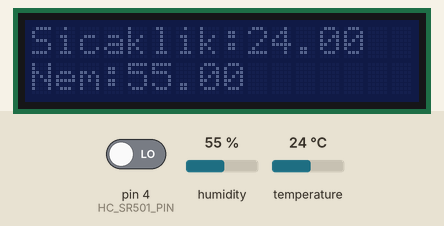
Bench run of a sketch on a simulated Arduino Uno, built with avr-gcc and run on an emulated ATmega328P. Parts: 16×2 character LCD. Inputs (shaded band) come from the test bench; at power-on: pin 4 (HC_SR501_PIN) LOW, humidity 55 %, temperature 24 °C.

Above: at 1.2 s.
1.3 s: pin 4 (HC_SR501_PIN) driven HIGH
At 6.0 s:
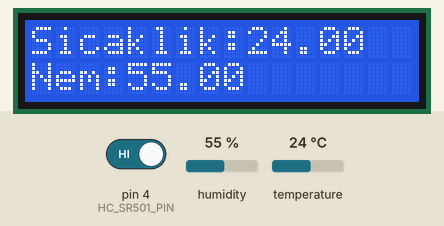
11.7 s: humidity set to 22 %
At 16.2 s:
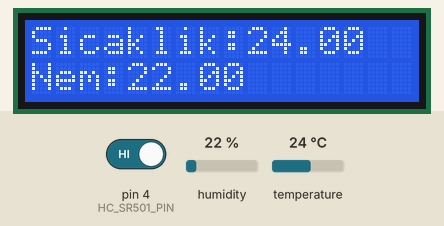
21.7 s: temperature set to 12 °C
At 26.3 s:
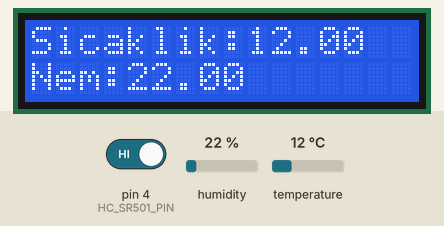
31.8 s: pin 4 (HC_SR501_PIN) driven LOW
At 36.5 s:
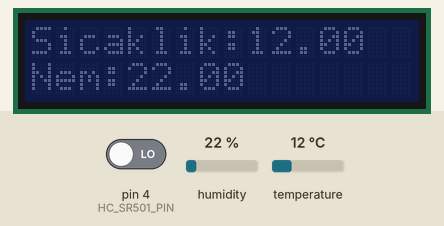
41.9 s: humidity set to 40 %
At 46.6 s:
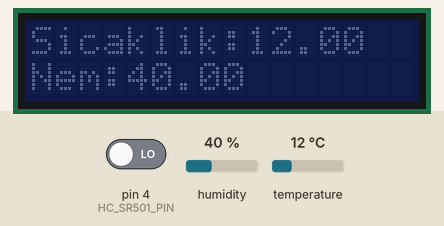
52.0 s: temperature set to 19 °C
At 56.7 s:
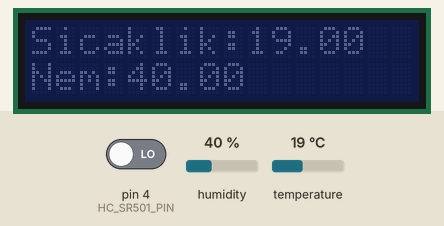
Timing chart, 0 to 58.2 s (numbered marks = the images above; inputs shaded):
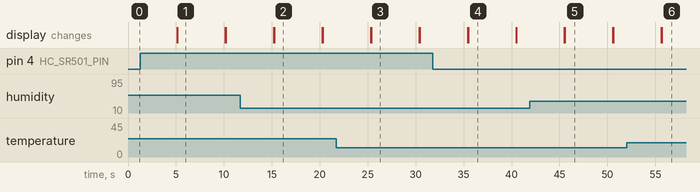

The sketch:

main.ino
```cpp
#include <LiquidCrystal_I2C.h>
#include "DHT.h"
#define DHT_PIN 2
#define DHT_TYPE DHT11
#define HC_SR501_PIN 4

int HC_SR501_value = 0;

DHT dht11(DHT_PIN, DHT_TYPE);
LiquidCrystal_I2C lcd(0x3F,16,2);

void setup() {
  Serial.begin(9600);
  lcd.begin();
  dht11.begin();

  pinMode(HC_SR501_PIN, INPUT);
}

void loop() {
  float temp = dht11.readTemperature();
  float hum = dht11.readHumidity();

  // Enable backlight if motion detected
  HC_SR501_value = digitalRead(HC_SR501_PIN);
  if (HC_SR501_value == HIGH) {
    lcd.backlight();
  } else {
    lcd.noBacklight();
  }

  // Temperature
  lcd.setCursor(0,0);
  lcd.print("Sicaklik:");
  lcd.print(temp);

  // Humidity
  lcd.setCursor(0,1);
  lcd.print("Nem:");
  lcd.print(hum);

  delay(5000);
  lcd.clear();
}
```

Measured:
- after the input at 1.3 s, the display: first differs from a run without the input after 3.9 s (image 1)
- after the input at 11.7 s, the display: first differs from a run without the input after 3.6 s (image 2)
- after the input at 21.7 s, the display: first differs from a run without the input after 3.7 s (image 3)
- after the input at 31.8 s, the display: first differs from a run without the input after 3.7 s (image 4)
- after the input at 41.9 s, the display: first differs from a run without the input after 3.7 s (image 5)
- after the input at 52.0 s, the display: first differs from a run without the input after 3.7 s (image 6)
- what the display in image 1 shows lasts 5.0 s, from 5.2 s to 10.2 s
